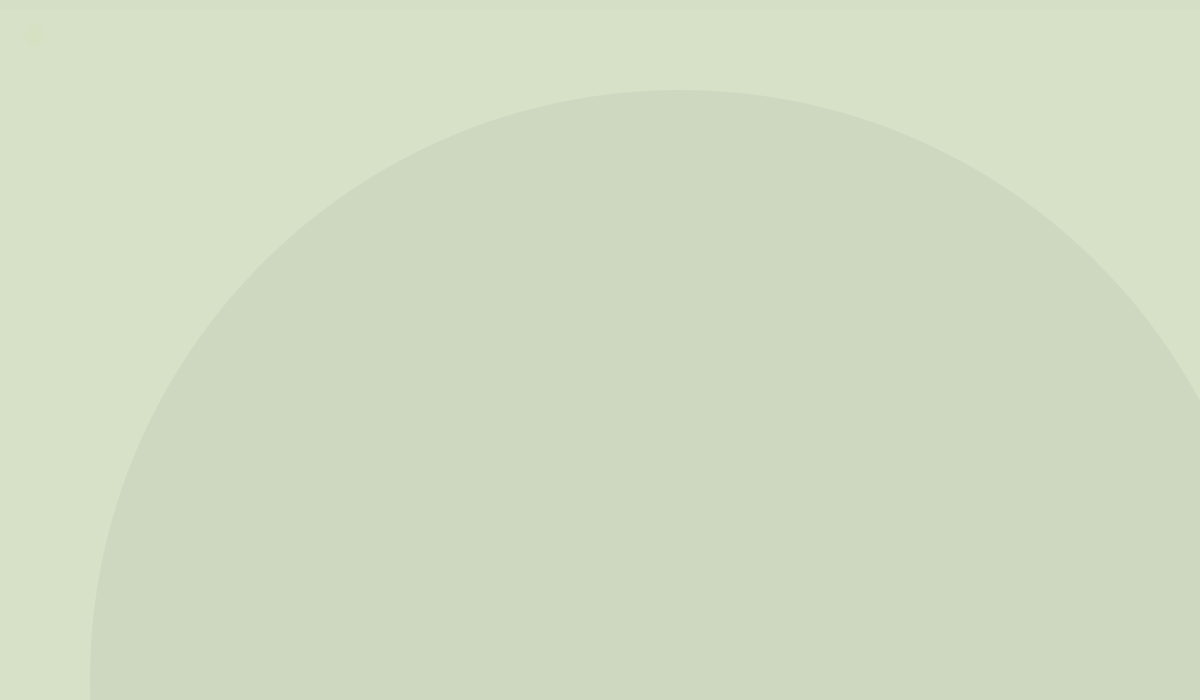
Frame 1 (no input)
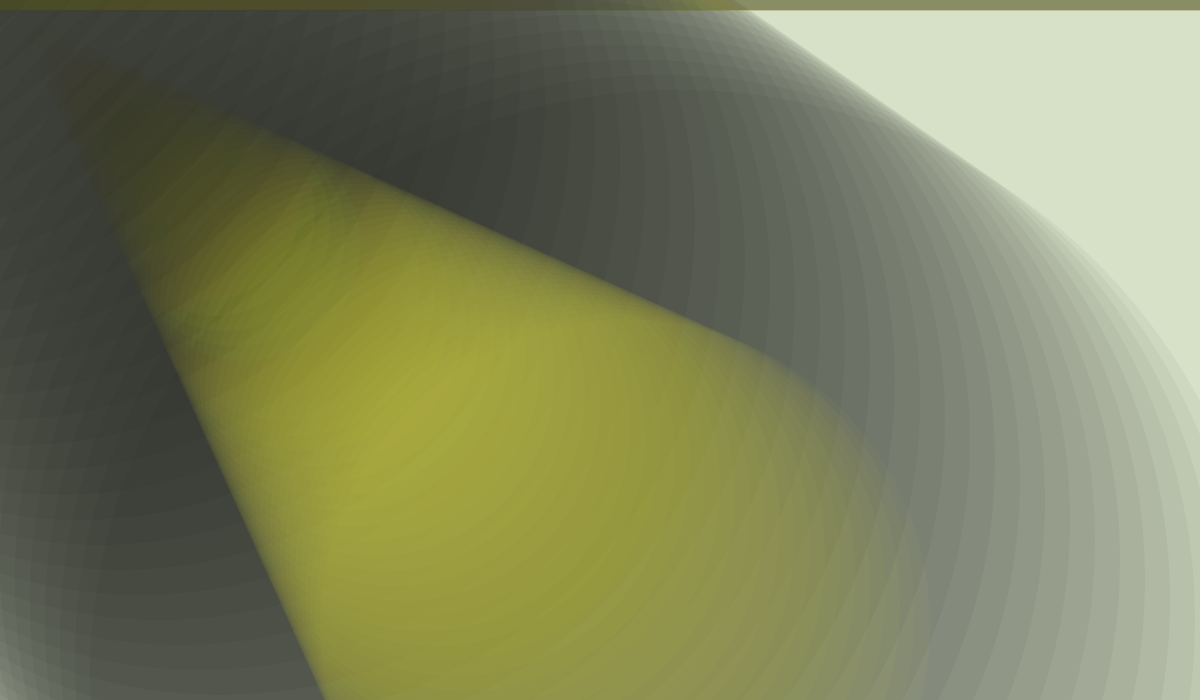
Frame 60 (the mouse pressed at the canvas centre just before this capture)
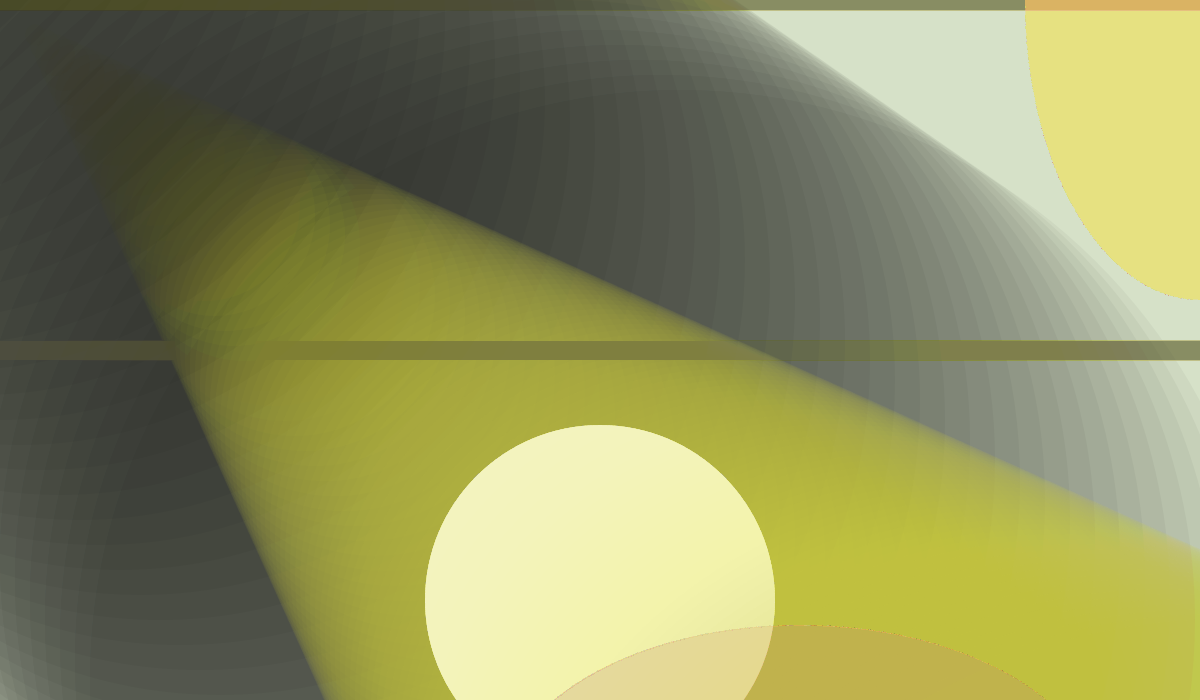
Frame 120 (the mouse held since frame 60 and released just before this capture)

The Processing sketch that drew these frames (run headless with seeded random() and noise(); from frame 60 on, the mouse is pressed at the canvas centre):

// Processing sketch: processing_71033
// ── processing_71033.pde

float a = 800;
float ab = 1200;
float valuea = 25; //green circle initial location  
float valueaUpdated;//
float valueWidth=10;///see below
float valueWidthUpdated; //green animated circle width
float valueRightY = 700;//circle upper L
float valueRightX= 1200;
float valueRightXUpdated;
float valueRightYUpdated;



void setup () {
  size(1200, 700);
  background (214, 225, 200);
}


void draw() {

//fill (210, 215, 180, 10);///
 //rect (width, height, 1170, 670);

/// arc, need to place in upper r corner
noStroke();
fill(250, 180, 100, 5);
arc(1200, 0, mouseY, mouseX, QUARTER_PI, PI+PI);
 
 //light black circle in background-self animated
  noStroke();
  valueRightY= valueRightY-10;
  valueRightYUpdated= valueRightY-10;
  valueRightX= valueRightX-10;
  valueRightXUpdated= valueRightX-10;
  fill (0, 10);
  ellipse (valueRightYUpdated, valueRightY-10, valueRightXUpdated, valueRightX-10);
  valueRightY=valueRightYUpdated;

  ///line:  horizontal
  frameRate(30);
  strokeWeight (20);
  stroke (120, 95, 35, 5);
  line (0, mouseY, 1200, mouseY);

 //ellipse runs diag. w/ mouse movement
  frameRate(40);
  noStroke();
  fill (255, 255, 205, 10);
  ellipse (mouseX, mouseX, mouseY, mouseY); 

  //Arc bottom R
  frameRate(40);
  strokeWeight (0);  
 stroke (200, 134, 95, 25); 
 fill (200, 134, 95, 5);
 arc (a, a, pmouseX, pmouseY, PI, PI+PI); 

///green walking circle///
valueaUpdated= valuea+10;
valueWidthUpdated= valueWidth+10;
noStroke();
fill(204, 204, 51, 10);
ellipse (valueaUpdated, valuea+10, valueWidthUpdated, valueWidth+12);
valuea=valueaUpdated;
valueWidth=valueWidthUpdated;

  ///show where mouse is///
  println (mouseX);
  println (mouseY);
}
void mouseDragged() {


  ///delete background from this.  I make yellow bottom R corner light blue when I press top R side 
  if (mouseX > 600) {
    fill (204, 205, 255, 5);
    //fill (25, 130, 20, 10);
    noStroke();
    triangle (0, 0, 800, 700, 0, 700);
    
  }


  ////this makes yellow on the Upper Right hand Side when Press Bottom L
  if (mouseX < 600) {
    fill(205, 103, 20, 5);
    // fill (125, 200, 130, 5);
    noStroke();
    triangle (1200, 0, 1200, 700, 0, 0);
  }
}

void keyPressed(){
  background (204, 204, 113);
  noStroke();
  fill (210, 240, 130, 50);
  triangle (800, 100, 500, 630, 120, 34);
  fill (255, 50);
  triangle(1200, 1200, 0, 155, 200, 850);

}
